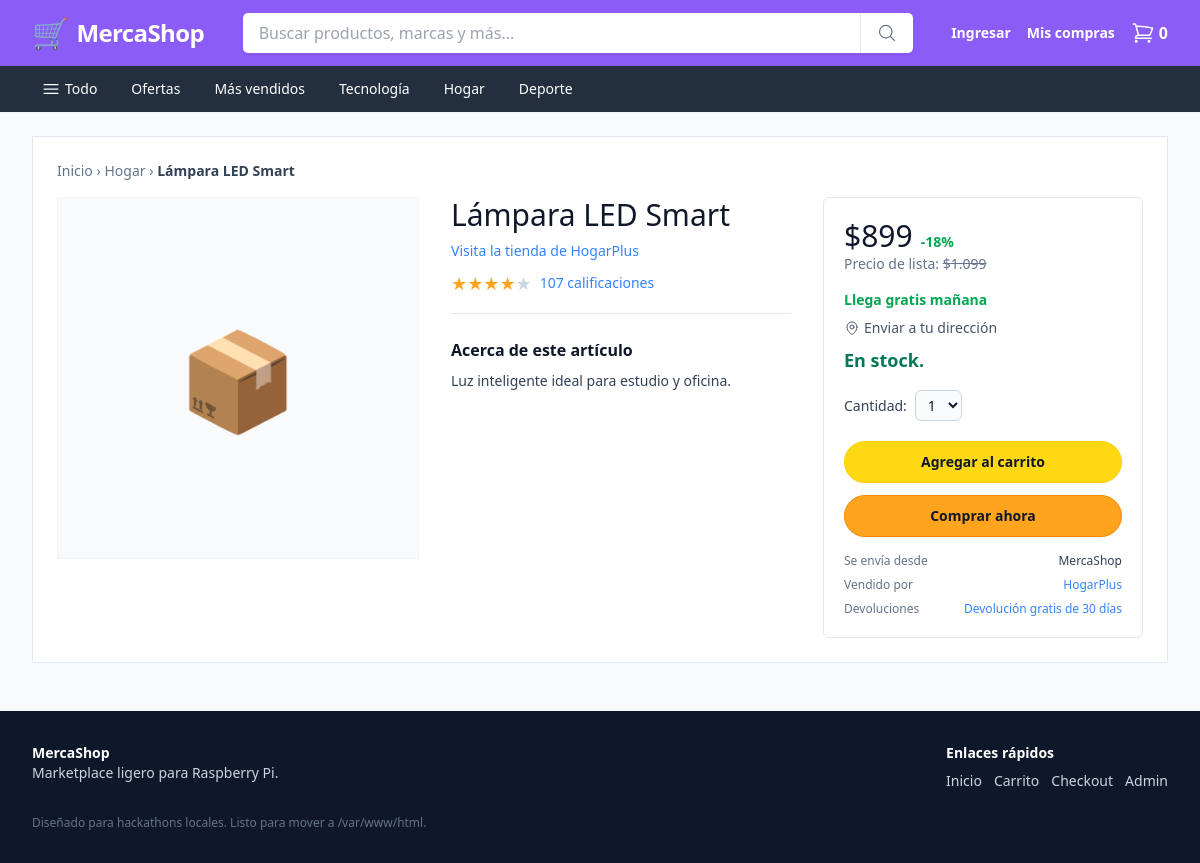
The page /product.php?id=4 on the database its author committed.
### tables this page shows
CREATE TABLE IF NOT EXISTS productos (
    id INT AUTO_INCREMENT PRIMARY KEY,
    categoria_id INT NOT NULL,
    nombre VARCHAR(200) NOT NULL,
    descripcion TEXT,
    precio DECIMAL(10,2) NOT NULL DEFAULT 0.00,
    precio_original DECIMAL(10,2) DEFAULT NULL,
    descuento INT NOT NULL DEFAULT 0,
    stock INT NOT NULL DEFAULT 0,
    vendedor VARCHAR(120) NOT NULL DEFAULT 'MercaShop',
    imagen VARCHAR(255) DEFAULT NULL,
    badge VARCHAR(50) DEFAULT NULL,
    creado_en TIMESTAMP DEFAULT CURRENT_TIMESTAMP,
    FOREIGN KEY (categoria_id) REFERENCES categorias(id) ON DELETE RESTRICT ON UPDATE CASCADE
);

CREATE TABLE IF NOT EXISTS categorias (
    id INT AUTO_INCREMENT PRIMARY KEY,
    nombre VARCHAR(80) NOT NULL,
    slug VARCHAR(80) NOT NULL UNIQUE,
    creado_en TIMESTAMP DEFAULT CURRENT_TIMESTAMP
);

### product.php (the view, shortened to what this page needs)
<?php
require_once 'config.php';
$productId = intval($_GET['id'] ?? 0);
$stmt = $pdo->prepare('SELECT p.*, c.nombre AS categoria_nombre, c.slug AS categoria_slug FROM productos p JOIN categorias c ON p.categoria_id = c.id WHERE p.id = ? LIMIT 1');
$stmt->execute([$productId]);
$product = $stmt->fetch();
require_once 'includes/header.php';
?>
<div class="bg-white p-4 sm:p-6 mb-6 border border-slate-200">
  <div class="text-sm text-slate-500 mb-4">
    <a href="index.php" class="hover:underline">Inicio</a> &rsaquo;
    <a href="categoria.php?slug=<?= htmlspecialchars($product['categoria_slug']) ?>" class="hover:underline"><?= htmlspecialchars($product['categoria_nombre']) ?></a> &rsaquo;
    <span class="text-slate-700 font-semibold"><?= htmlspecialchars($product['nombre']) ?></span>
  </div>
  <div class="flex flex-col lg:flex-row gap-8">
    <div class="lg:w-1/3 flex-shrink-0">
      <div class="aspect-square bg-slate-50 border border-slate-100 flex items-center justify-center text-8xl relative overflow-hidden">
        📦
      </div>
    </div>
    <div class="lg:w-1/3 flex-1 flex flex-col">
      <h1 class="text-2xl sm:text-3xl font-medium text-slate-900 leading-tight mb-2"><?= htmlspecialchars($product['nombre']) ?></h1>
      <a href="#" class="text-sm text-[#3483fa] hover:text-[#2968c8] hover:underline mb-2 block">Visita la tienda de <?= htmlspecialchars($product['vendedor']) ?></a>
      <div class="flex items-center gap-4 mb-4 pb-4 border-b border-slate-200">
        <div class="flex items-center">
          <div class="flex text-[#ffa41c] text-lg">★★★★<span class="text-slate-300">★</span></div>
          <a href="#" class="text-sm text-[#3483fa] ml-2 hover:underline"><?= rand(10, 500) ?> calificaciones</a>
        </div>
      </div>
      <div class="mt-2">
        <h3 class="font-bold text-slate-900 mb-2">Acerca de este artículo</h3>
        <p class="text-slate-700 leading-relaxed text-sm"><?= nl2br(htmlspecialchars($product['descripcion'] ?: 'No hay descripción detallada disponible.')) ?></p>
      </div>
    </div>
    <div class="lg:w-[320px] flex-shrink-0">
      <div class="border border-slate-200 rounded-md p-5 bg-white">
        <div class="mb-4">
          <div class="flex items-baseline gap-2">
            <span class="text-3xl font-light text-slate-900">$<?= number_format($product['precio'], 0, ',', '.') ?></span>
            <?php if ($product['precio_original'] && $product['precio_original'] > $product['precio']): ?>
              <?php $discount = round((($product['precio_original'] - $product['precio']) / $product['precio_original']) * 100); ?>
              <span class="text-sm text-[#00a650] font-semibold">-<?= $discount ?>%</span>
            <?php endif; ?>
          </div>
          <?php if ($product['precio_original'] && $product['precio_original'] > $product['precio']): ?>
            <p class="text-sm text-slate-500">Precio de lista: <span class="line-through">$<?= number_format($product['precio_original'], 0, ',', '.') ?></span></p>
          <?php endif; ?>
        </div>
        <div class="text-sm text-slate-900 mb-4 space-y-2">
          <p class="text-[#00a650] font-semibold flex items-center gap-1">
            Llega gratis mañana
          </p>
          <p class="flex items-center gap-1 text-slate-600">
            Enviar a tu dirección
          </p>
          <p class="text-emerald-700 font-semibold mt-2 text-lg">En stock.</p>
        </div>
        <form method="POST" class="flex flex-col gap-3">
          <div class="flex items-center gap-2 mb-2">
            <label for="qty" class="text-sm text-slate-700 font-medium">Cantidad:</label>
            <select id="qty" class="border border-slate-300 rounded-md py-1 px-2 text-sm focus:border-[#3483fa] focus:ring-1 focus:ring-[#3483fa] outline-none bg-slate-50">
              <option>1</option><option>2</option><option>3</option>
            </select>
          </div>
          <button type="submit" class="w-full rounded-full bg-[#ffd814] hover:bg-[#F7CA00] border border-[#FCD200] py-2.5 text-sm font-semibold text-slate-900 shadow-sm transition-colors cursor-pointer">
            Agregar al carrito
          </button>
          <button type="button" class="w-full rounded-full bg-[#ffa41c] hover:bg-[#FA8900] border border-[#FA8900] py-2.5 text-sm font-semibold text-slate-900 shadow-sm transition-colors cursor-pointer">
            Comprar ahora
          </button>
        </form>
        <div class="mt-4 text-xs text-slate-500 space-y-2">
          <div class="flex justify-between">
            <span>Se envía desde</span>
            <span class="font-medium text-slate-700">MercaShop</span>
          </div>
          <div class="flex justify-between">
            <span>Vendido por</span>
            <span class="font-medium text-[#3483fa]"><?= htmlspecialchars($product['vendedor']) ?></span>
          </div>
          <div class="flex justify-between">
            <span>Devoluciones</span>
            <span class="font-medium text-[#3483fa]">Devolución gratis de 30 días</span>
          </div>
        </div>
      </div>
    </div>
  </div>
</div>
<?php require_once 'includes/footer.php'; ?>

### assets/style.css (style rules this page uses)
:root { color-scheme: light; font-family: Inter, system-ui, -apple-system, BlinkMacSystemFont, 'Segoe UI', sans-serif; font-size: 16px; line-height: 1.5; background: #f8fafc; color: #0f172a; }
* { box-sizing: border-box; }
body { margin: 0; min-height: 100vh; background: #f8fafc; }
a { color: #0f766e; text-decoration: none; }
button, input, select, textarea { font: inherit; }
button { cursor: pointer; }
.bg-white { background: #ffffff; }
.bg-slate-50 { background: #f8fafc; }
.text-slate-900 { color: #0f172a; }
.text-slate-600 { color: #475569; }
.rounded-full { border-radius: 9999px; }
.shadow-sm { box-shadow: 0 1px 2px rgba(15, 23, 42, 0.05); }
.border { border: 1px solid #e2e8f0; }
.border-slate-200 { border-color: #e2e8f0; }
.p-4 { padding: 1rem; }
.p-5 { padding: 1.25rem; }
.w-full { width: 100%; }
.flex { display: flex; }
.items-center { align-items: center; }
.justify-between { justify-content: space-between; }
.gap-4 { gap: 1rem; }

### includes/header.php (style rules this page uses)
body { min-height: 100vh; }

### rows shown on the page
productos: categoria.nombre "Hogar", nombre "Lámpara LED Smart", vendedor "HogarPlus", descripcion "Luz inteligente ideal para estudio y oficina.", precio "899", discount "18", precio_original "1.099"

### other values the page prints
$cartCount "0"
